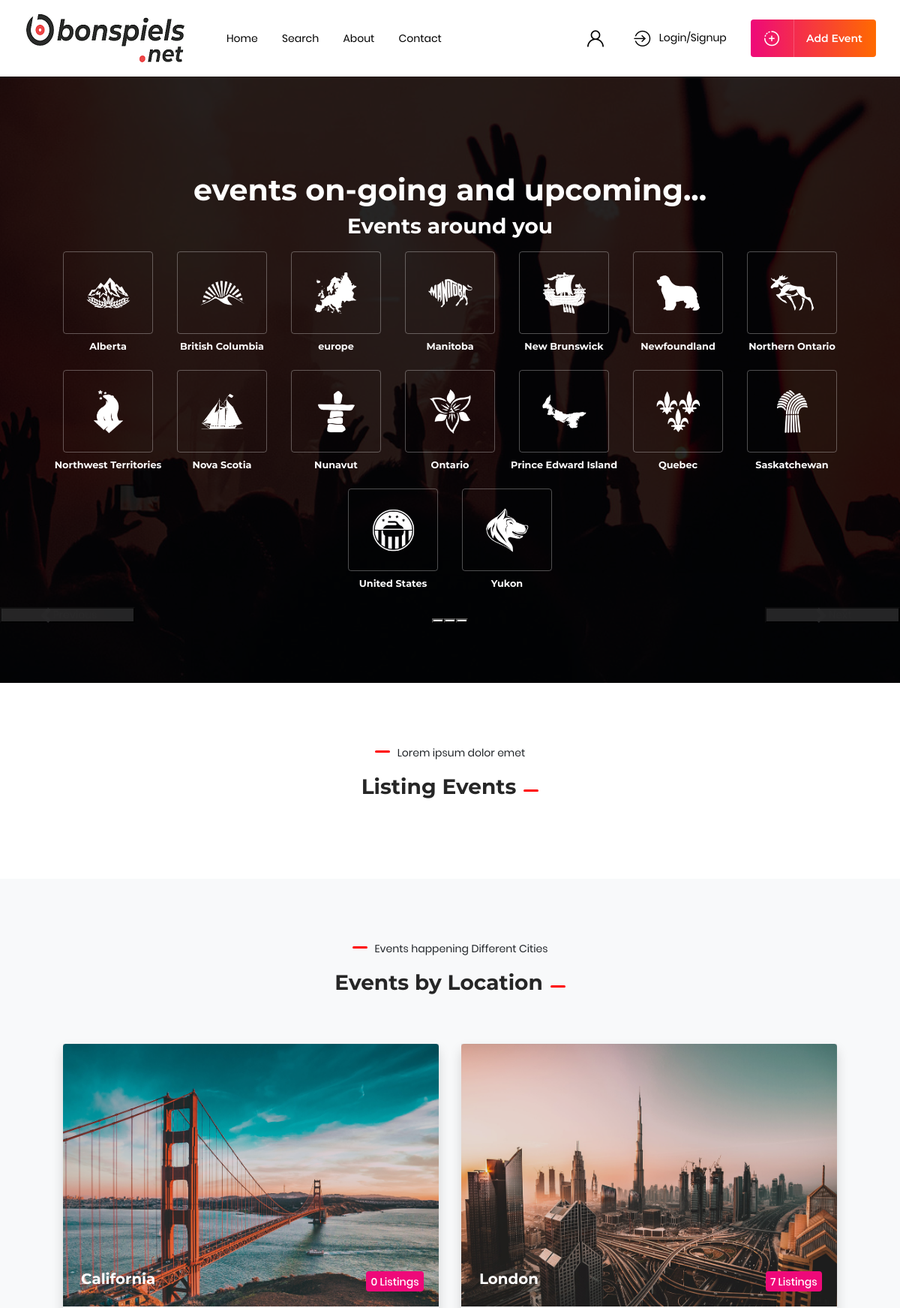
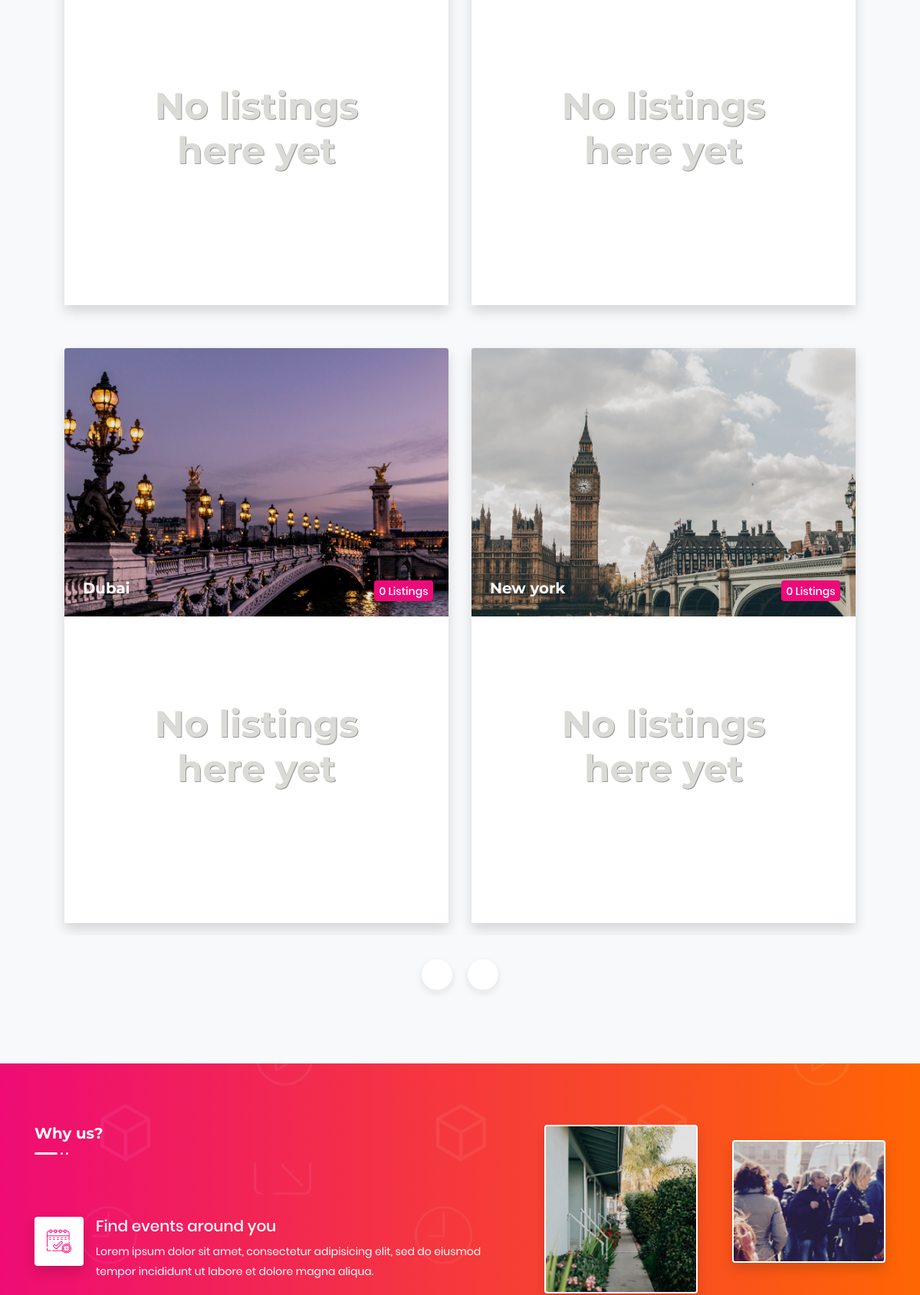
The page / (upper part) on the database its author committed (2 pictures, top to bottom).
### mainapp/models.py (models this page shows, shortened)
class HomeBackground(models.Model):
	title = models.CharField(max_length=250, null=True)
	subtitle = models.CharField(max_length=250, null=True)
	image = models.ImageField(upload_to='home_background/')

class HomeLocation(models.Model):
	name = models.CharField(max_length=255)
	image = models.ImageField(upload_to='home_locations/')
	def get_name(self):
		return self.name.replace('-', ' ')

### events/models.py (models this page shows, shortened)
class FeaturedLocation(models.Model):
    name = models.CharField(max_length=200)
    image = models.ImageField(upload_to='events/locations')
    def get_events(self):
        return Event.objects.filter(location__icontains=self.name, user__active=True, published=True).get_current_events()[:2]
    def count_listings(self):
        return Event.objects.filter(location__icontains=self.name).count()

### mainapp/views.py (the view, shortened to what this page needs)
# urls.py: path('', views.Home.as_view(), name='home'),
class Home(TemplateView):
    template_name = 'mainapp/index.html'
    extra_context = {
    }
    form_class = LoginForm
    register_form = UserRegisterForm
    reset_form = ResetPasswordValidateEmailForm
    def get_context_data(self, **kwargs):
        context = super().get_context_data(**kwargs)
        queryset = Event.objects.filter(user__active=True, published=True).get_current_events()
        categories_set = Category.objects.all()
        context['form'] = self.form_class()
        context['reg_form'] = self.register_form()
        context['reg_form'] = self.reset_form()
        context['events'] = queryset[:5]
        context['all_events'] = queryset
        context['all_categories'] = categories_set
        context['featured_events'] = queryset.filter(featured=True)[:2]
        context['upcoming_events'] = queryset.get_upcoming()[:2]
        print(context['upcoming_events'], len(context['upcoming_events']))
        context['loc_icons'] = HomeLocation.objects.all()
        context['bgs_hero'] = HomeBackground.objects.all()
        locations = FeaturedLocation.objects.all()
        location_page_obj = Paginator(locations, 4)
        location_page_list = []
        for i in location_page_obj.page_range:
            location_page_list.append(location_page_obj.page(i).object_list)
        context['location_page_list'] = location_page_list
        return context
    def get(self, request, *args, **kwargs):
        context = self.get_context_data()
        response = ajax_autocomplete(request, context)
        if response is not None:
            return response
        return render(request, self.template_name, context)

### events/managers.py (called while the page is built)
    def get_upcoming(self):
        queryset = self
        for i in queryset:
            if i.status() != 'Upcoming':
                queryset = queryset.exclude(id=i.id)
        return queryset

    def get_current_events(self):
        return self.filter(end_date__gte=datetime.now())

    def get_queryset(self):
        return EventQuery(model=self.model, using=self._db)

### mainapp/mixins.py (called while the page is built)
def ajax_autocomplete(request, context):
    if request.is_ajax():
        tcd = request.GET.get('search-tcd')
        queryset = context['all_events']
        categories_set = context['all_categories']
        queryset = queryset.filter(title__icontains=tcd)
        categories_set = categories_set.filter(name__icontains=tcd)
        results = []
        for i in queryset:
            results.append(i.title)
        for i in categories_set:
            results.append(i.name)
        return JsonResponse(data={'results': results}, status=200)

### mainapp/templates/mainapp/index.html (shortened to what this page needs)
{% extends "mainapp/base.html" %}
{% load static %}
{% block contents %}
	<section id="et-masthead-3" class="container-fluid">
		<div class="container position-relative h-100 pt-5" style="z-index: 2;">
			<div class="masthead-caption text-center">
				{% for i in bgs_hero %}
				<h1 class="text-white d-lg-block d-none position-relative z-index-2">{{i.title}}</h1>
				<h2 class="mb-3 text-white"> {{i.subtitle}}</h2>
				{% endfor %}
				<div class="grid-categories mb-3 mb-md-0">
					{% for i in loc_icons %}
						<div class="position-relative mb-5">
							<a href="{% url 'events:event-search' %}?search-input={{ i.name }}&search=Submit">
								<img src="{{ i.image.url }}" alt="">
							</a>
							<h4 class="iconx-title-b">{{ i.get_name }}</h4>
						</div>
					{% endfor %}
				</div>
			</div>
		</div>
		<div id="carouselExampleIndicators" class="carousel slide" data-bs-ride="carousel">
			<div class="carousel-indicators">
			  <button type="button" data-bs-target="#carouselExampleIndicators" data-bs-slide-to="0" class="active" aria-current="true" aria-label="Slide 1"></button>
			  <button type="button" data-bs-target="#carouselExampleIndicators" data-bs-slide-to="1" aria-label="Slide 2"></button>
			  <button type="button" data-bs-target="#carouselExampleIndicators" data-bs-slide-to="2" aria-label="Slide 3"></button>
			</div>
			<div class="carousel-inner">
			</div>
			<button class="carousel-control-prev" type="button" data-bs-target="#carouselExampleIndicators" data-bs-slide="prev">
			  <span class="carousel-control-prev-icon" aria-hidden="true"></span>
			  <span class="visually-hidden">Previous</span>
			</button>
			<button class="carousel-control-next" type="button" data-bs-target="#carouselExampleIndicators" data-bs-slide="next">
			  <span class="carousel-control-next-icon" aria-hidden="true"></span>
			  <span class="visually-hidden">Next</span>
			</button>
		  </div>
		<div id="xx-usb-d">
		</div>
	</section>
	<section id="et-related-events" class="container-fluid position-relative">
		<div class="section-heading">
			<p>Lorem ipsum dolor emet</p>
			<br>
			<h2 class="mb-0">Listing Events</h2>
		</div>
	</section>
	<section id="et-location-events" class="container-fluid bg-light">
		<div class="container">
			<div class="section-heading">
				<p>Events happening Different Cities</p>
				<br>
				<h2 class="mb-0">Events by Location</h2>
			</div>
			<div class="event-results pl-4 pr-md-4">
				<div class="splide">
					<div class="splide__track">
						<ul class="splide__list">
							{% for loc_list in location_page_list %}
							<div class="row grid-view splide__slide">
								{% for loc in loc_list %}
								<div class="col-md-6 mt-3 mb-3">
									<div class="blog-grid w-100 mt-4 rounded shadow">
										{% with loc.get_events as l_events %}
											<div class="image-wrap img-overlay position-relative" style="height: 350px;">
												<span class="badge badge-primary listings photocount position-absolute">{{ loc.count_listings }} Listings</span>
												<img src="{{ loc.image.url }}" alt="img" class="img-fluid rounded-top location_page_img">
												<h3 class="mb-4 fixed-bottom pl-4 title text-white font-weight-bold position-absolute">{{ loc.name.capitalize }}</h3>
											</div>
											<div style="min-height: 400px;" class="content-slides bg-white">
												{% if l_events.count == 0 %}
													<h2 class="no_listing_text">No listings here yet</h2>
												{% endif %}
											</div>
										{% endwith %}
									</div>
								</div>
								{% endfor %}
							</div>
							{% endfor %}
						</ul>
					</div>
				</div>
				<div class="splide_btns">
					<button id="splide_prev"><i class="fas fa-angle-left"></i></button>
					<button id="splide_next"><i class="fas fa-angle-right"></i></button>
				</div>
			</div>
		</div>
	</section>
	<section id="et-cta-1" class="container-fluid position-relative bg-primary">
		<div class="container">
			<div class="row">
				<div class="col-md-7 mt-5 mt-md-0">
					<h3 class="box-heading mb-5 position-relative mb-0 text-white">Why us?</h3>
					<div class="info-row pt-5 d-flex text-white">
						<i class="icon-calendar bg-white rounded shadow p-3 text-primary h2 mr-3 align-self-baseline"></i>
						<div>
							<span class="h5 d-inline-block">Find events around you</span>
							<p>Lorem ipsum dolor sit amet, consectetur adipisicing elit, sed do eiusmod tempor incididunt ut labore et dolore magna aliqua.</p>
						</div>
					</div>
				</div>
				<div class="col-md-5">
					<div class="image-cluster position-relative">
						<div class="img img-overlay position-absolute bg-white overflow-hidden rounded shadow"><img src="{% static 'img/clust-1.jpg' %}" alt="img"></div>
						<div class="img img-overlay position-absolute bg-white overflow-hidden rounded shadow"><img src="{% static 'img/clust-2.jpg' %}" alt="img"></div>
					</div>
				</div>
			</div>
		</div>
	</section>
{% endblock contents %}

### mainapp/templates/mainapp/base.html (shortened to what this page needs)
{% load static %}
<!DOCTYPE html>
<html lang="zxx">
<head>
	<link rel="stylesheet" href="{% static 'css/bootstrap.min.css' %}">
	<link rel="stylesheet" href="{% static 'style.css' %}">
	<link rel="stylesheet" href="{% static 'css/responsive.css' %}">
	<link rel="stylesheet" href="{% static 'css/icons.css' %}">
	<link rel="stylesheet" href="{% static 'css/fontawesome.min.css' %}">
	<link rel="stylesheet" href="{% static 'css/colors.css' %}">
	<link rel="stylesheet" href="{% static 'css/typography.css' %}">
	<link rel="stylesheet" href="{% static 'css/owl.carousel.min.css' %}">
	<link rel="stylesheet" href="{% static 'css/animate.css' %}">
	<link rel="stylesheet" href="{% static 'css/hc-offcanvas-nav.css' %}">
	<link rel="stylesheet" href="{% static 'css/jquery.scrollbar.css' %}">
	<link rel="stylesheet" href="{% static 'css/jquery.fancybox.min.css' %}" />
	<link rel="stylesheet" href="{% static 'css/splide.min.css' %}" />
	<link rel="stylesheet" href="{% static 'css/bootstrap-datetimepicker.min.css' %}"/>
	<link rel="stylesheet" href="{% static 'css/nice-select.css' %}"/>
	<link rel="stylesheet" href="{% static 'css/ion.rangeSlider.min.css' %}"/>
	<link rel="stylesheet" href="{% static 'css/jquery.mswitch.css' %}"/>
</head>
<body class="home">
	<nav class="et-navbar navbar">
		<a class="logo h6 mb-0" href="{% url 'mainapp:home' %}"><img src="{% static 'img/logo.png' %}" alt="img"></a>
		<ul class="nostyle nav-links inline mr-lg-auto text-right text-lg-left flex-lg-grow-1 mb-0">
			<li class="dropdown">
				<a href="{% url 'mainapp:home' %}">Home</a>
			</li>
			<li class="dropdown">
				<a href="{% url 'events:event-search' %}">Search</a>
			</li>
			<li><a href="{% url 'mainapp:about' %}">About</a></li>
			<li class="dropdown">
				<a href="{% url 'mainapp:contact' %}">Contact</a>
			</li>
		</ul>
		<div class="nav-actions ml-auto">
			<a href="{% url 'account:profile' %}"><i class="icon-user"></i> {{ request.user.email }}</a>
			{% if request.user.is_authenticated %}
				<a href="{% url 'account:logout' %}" style="color: red;"><i class="icon-login"></i> Logout</a>
			{% else %}
				<a href="#" data-toggle="modal" data-target="#exampleModal"><i class="icon-login"></i> Login/Signup</a>
			{% endif %}
			<a href="{% url 'events:add-event' %}" class="btn btn-primary border-0"><i class="icon-plus btn-icon"></i> Add Event</a>
		</div>
	</nav>
    {% block contents %}
    {% endblock contents %}
</body>
</html>

### assets/css/colors.css (style rules this page uses)
.text-primary, .form-control:focus + .input-icon, .form-control:active + .input-icon, .star-rating .fa, .fake-file-upload:hover, .social li a:hover, .event-actions .event-action:hover, .event-actions .event-action i:hover, blockquote:before, .side-widget.categories a:hover, .side-widget.related-news .post-data > p:hover, .et-navbar .nav-links li > a:hover, .et-navbar .nav-actions > a:not(.btn):hover, .calendar .cells-row .cell.event, .timer.search > div.hours, #et-team .team-grid .info .info-inner li i, #et-search-event .event-results .blog-grid h4 a:hover, .nice-select.default > span.current, .scroll-tabs > a.active { color: #ee0979 !important; }
.btn-primary, .bg-primary, .calendar-nav .btn:focus, .grid-categories a:hover, .badge-primary, button.owl-prev:hover, button.owl-next:hover, .et-navbar .nav-links a:before, .et-navbar .nav-links a:after, .hc-offcanvas-nav li.nav-close a, .hc-offcanvas-nav li.nav-back a, .hc-offcanvas-nav:not(.touch-device) a:hover, .timer:not(.search) > div:not(.seconds), .box-heading:not(.text-white)::before, .box-heading:not(.text-white)::after, .price-plans .price-plan:hover, .price-plans .price-plan.active, .hc-nav-trigger span, .hc-nav-trigger span::before, .hc-nav-trigger span::after, .post-tags a:hover, .modal .close:hover, .check-types input[type="checkbox"]:checked + .cbx, .check-types input[type="radio"]:checked + .rdo, .calendar .cells-row .cell:not(.day):not(.empty):hover, .social-share .social-icons a, .post-nav a:hover i, .datetimepicker table tr td span.active:active, .datetimepicker table tr td span.active:hover:active, .datetimepicker table tr td span.active.disabled:active, .datetimepicker table tr td span.active.disabled:hover:active, .datetimepicker table tr td span.active.active, .datetimepicker table tr td span.active:hover.active, .datetimepicker table tr td span.active.disabled.active, .datetimepicker table tr td span.active.disabled:hover.active, .datetimepicker table tr td.active:active, .datetimepicker table tr td.active:hover:active, .datetimepicker table tr td.active.disabled:active, .datetimepicker table tr td.active.disabled:hover:active, .datetimepicker table tr td.active.active, .datetimepicker table tr td.active:hover.active, .datetimepicker table tr td.active.disabled.active, .datetimepicker table tr td.active.disabled:hover.active, #et-subscribe-form .box-wrap.img-overlay:before, .et-bottom-bar, .et-preloader, .bg-danger, .irs--big .irs-handle { background: rgb(238,9,121) !important; background: linear-gradient(90deg, rgba(238,9,121,1) 0%, rgba(255,106,0,1) 100%) !important; }
.bg-primary-flat, #et-location-events .event-results .photocount, #et-search-event .event-results .photocount, .irs-single, .irs--big .irs-bar--single { background: #ee0979 !important; }

### assets/css/typography.css (style rules this page uses)
body { font-family: 'Poppins', sans-serif; font-size: 14px; color: #212529; }
p { font-family: 'Poppins', sans-serif; font-weight: 400; line-height:26px; }
h1 { font-size: 2.827em; font-weight: 700; color:#262626; transition: all ease 0.3s; font-family: 'Montserrat', sans-serif; }
h2 { font-size: 1.999em; font-weight: 700; color:#262626; transition: all ease 0.3s; font-family: 'Montserrat', sans-serif; }
h3 { font-size: 1.414em; font-weight: 700; color:#262626; transition: all ease 0.3s; font-family: 'Montserrat', sans-serif; }
h4 { font-size: 1.25em; font-weight: 700; color:#262626; transition: all ease 0.3s; font-family: 'Montserrat', sans-serif; }
.btn, #timer { font-weight: 600; font-family: 'Montserrat', sans-serif; }

### rows shown on the page
HomeBackground: title "events on-going and upcoming...", subtitle "Events around you"
HomeLocation: image (picture), get_name "Alberta"
HomeLocation: image (picture), get_name "British Columbia"
HomeLocation: image (picture), get_name "europe"
HomeLocation: image (picture), get_name "Manitoba"
HomeLocation: image (picture), get_name "New Brunswick"
HomeLocation: image (picture), get_name "Newfoundland"
HomeLocation: image (picture), get_name "Northern Ontario"
HomeLocation: image (picture), get_name "Northwest Territories"
HomeLocation: image (picture), get_name "Nova Scotia"
HomeLocation: image (picture), get_name "Nunavut"
HomeLocation: image (picture), get_name "Ontario"
HomeLocation: image (picture), get_name "Prince Edward Island"
HomeLocation: image (picture), get_name "Quebec"
HomeLocation: image (picture), get_name "Saskatchewan"
HomeLocation: image (picture), get_name "United States"
HomeLocation: image (picture), get_name "Yukon"
FeaturedLocation: count_listings "0", image (picture), name "California"
FeaturedLocation: count_listings "7", image (picture), name "London"
FeaturedLocation: count_listings "0", image (picture), name "Dubai"
FeaturedLocation: count_listings "0", image (picture), name "New york"
